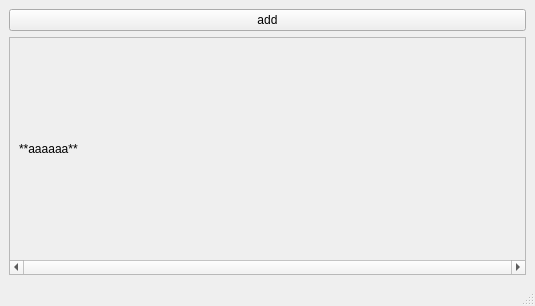
<?xml version="1.0" encoding="UTF-8"?>
<ui version="4.0">
 <class>MainWindow</class>
 <widget class="QMainWindow" name="MainWindow">
  <property name="geometry">
   <rect>
    <x>0</x>
    <y>0</y>
    <width>535</width>
    <height>306</height>
   </rect>
  </property>
  <property name="windowTitle">
   <string>MainWindow</string>
  </property>
  <widget class="QWidget" name="centralwidget">
   <layout class="QVBoxLayout" name="verticalLayout">
    <item>
     <widget class="QPushButton" name="pushButton">
      <property name="text">
       <string>add</string>
      </property>
     </widget>
    </item>
    <item>
     <widget class="QScrollArea" name="scrollArea">
      <property name="verticalScrollBarPolicy">
       <enum>Qt::ScrollBarAsNeeded</enum>
      </property>
      <property name="horizontalScrollBarPolicy">
       <enum>Qt::ScrollBarAlwaysOn</enum>
      </property>
      <property name="widgetResizable">
       <bool>true</bool>
      </property>
      <widget class="QWidget" name="scrollAreaWidgetContents">
       <property name="geometry">
        <rect>
         <x>0</x>
         <y>0</y>
         <width>515</width>
         <height>197</height>
        </rect>
       </property>
       <layout class="QHBoxLayout" name="horizontalLayout_2">
        <item>
         <widget class="QLabel" name="label_2">
          <property name="text">
           <string>**aaaaaa**</string>
          </property>
         </widget>
        </item>
       </layout>
      </widget>
     </widget>
    </item>
   </layout>
  </widget>
  <widget class="QMenuBar" name="menubar">
   <property name="geometry">
    <rect>
     <x>0</x>
     <y>0</y>
     <width>535</width>
     <height>22</height>
    </rect>
   </property>
  </widget>
  <widget class="QStatusBar" name="statusbar"/>
 </widget>
 <resources/>
 <connections/>
</ui>
